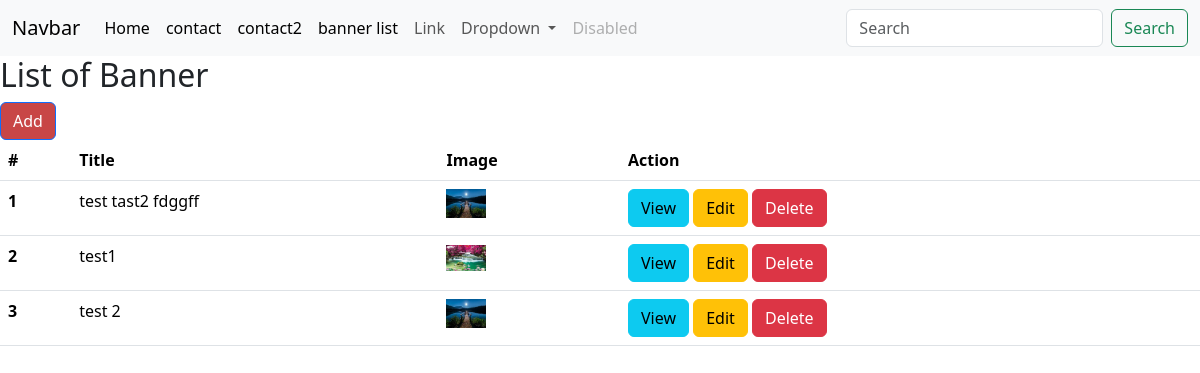
The page /banner_list on the database its author committed.
### app/models.py (models this page shows, shortened)
class BannerSection(models.Model):
    title = models.CharField(max_length=255)
    image = models.ImageField(upload_to='BannerImage')

### crudFunction/views.py (the view)
# urls.py: path('banner_list', banner_list, name='banner_list'),
def banner_list(request):
    banner = BannerSection.objects.all()
    return render(request, 'crudFunction/banner_list.html',{'banner':banner})

### crudFunction/templates/crudFunction/banner_list.html
{% extends 'base.html' %}
{%block content %}
<div id="carouselExample" class="carousel slide">
    <h2> List of Banner</h2>
    <a class="btn btn-primary" href="{% url 'banner_add' %}" style="background: #c84646;">Add</a>
    <table class="table caption-top">
        <thead>
          <tr>
            <th scope="col">#</th>
            <th scope="col">Title</th>
            <th scope="col">Image</th>
            <th scope="col">Action</th>
          </tr>
        </thead>
        <tbody>
            {% for banner in banner %}
          <tr>
            <th scope="row">{{forloop.counter}}</th>
            <td>{{banner.title}}</td>
            <td><img src="{{banner.image.url}}" style="width: 40px;"/></td>
            <td>
                <a class="btn btn-info" href="{% url 'banner_view' banner.pk %}">View</a>
                <a class="btn btn-warning" href="{% url 'banner_edit' banner.pk %}">Edit</a>
                <a class="btn btn-danger" href="{% url 'banner_delete' banner.pk %}">Delete</a>
            </td>
          </tr>
          {% endfor %}
        </tbody>
      </table>
</div>
  {% endblock%}

### rows shown on the page
BannerSection: title "test tast2 fdggff", image (picture)
BannerSection: title "test1", image (picture)
BannerSection: title "test 2", image (picture)
